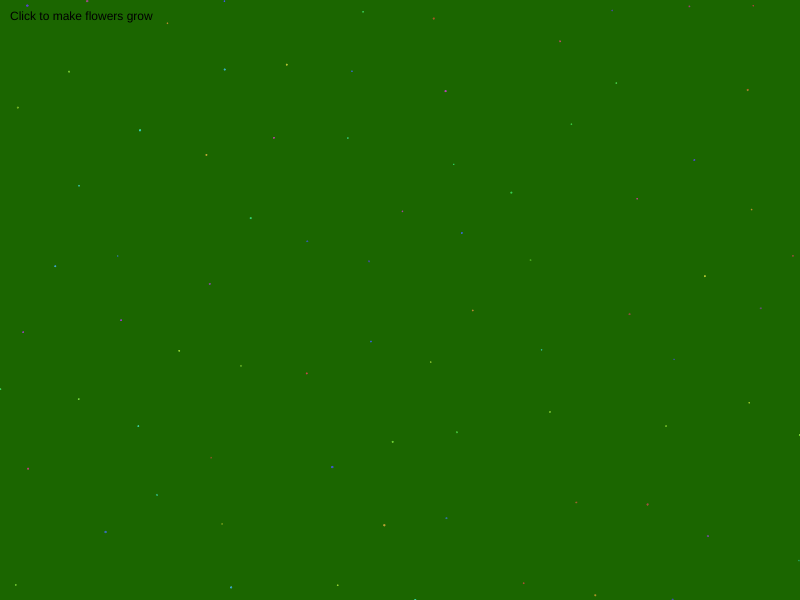
Frame 1 (no input)
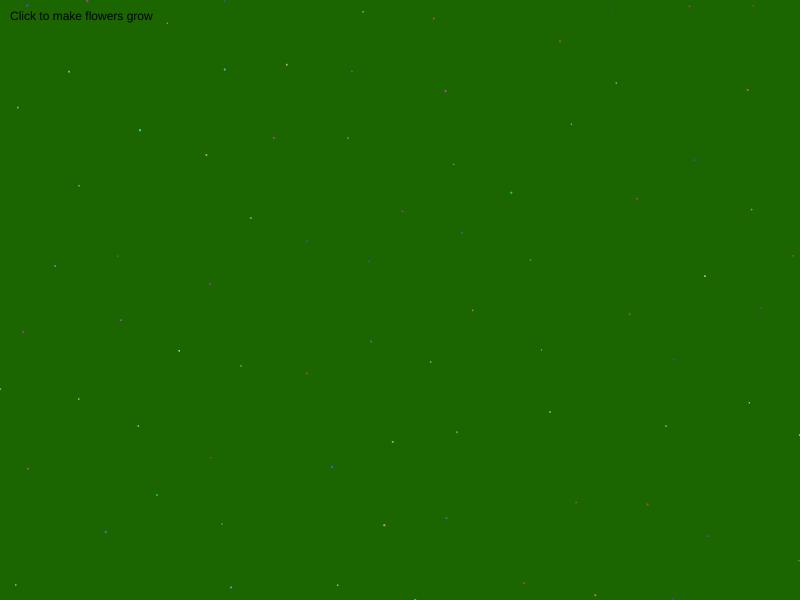
Frame 60 (no input)
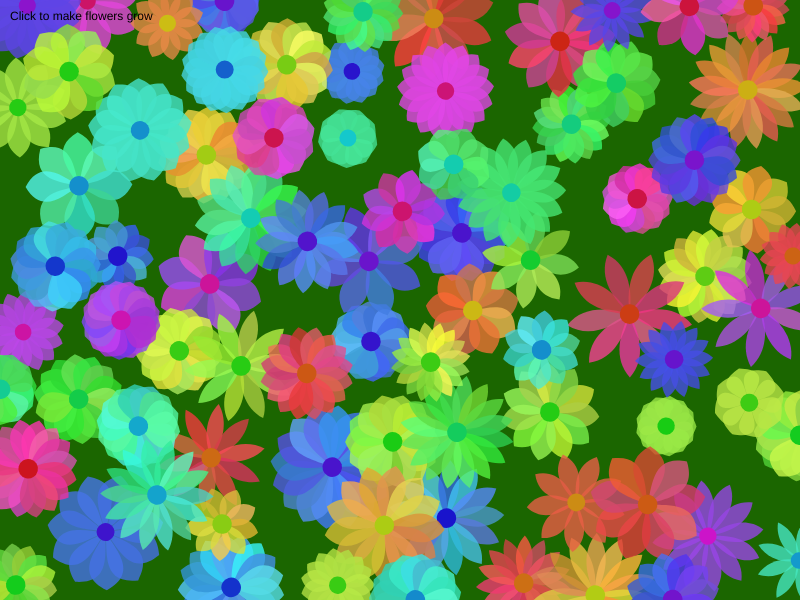
Frame 120 (the mouse pressed at the canvas centre since frame 60)

The p5.js sketch that drew these frames (run headless with seeded random() and noise() and a simulated clock; from frame 60 on, the mouse is pressed at the canvas centre):

// p5.js sketch
// ── sketch.js
// added distance check parameter to limit
// overlapping flowers 
let flowers = [];
let flowerCount = 80;
let isGrowing = false;
let growthSpeed = (0.3,0.8);
let minDistance = 60; // pixel space between each bud

function setup() {
  createCanvas(800, 600);
  colorMode(HSB, 360, 100, 100, 1);
  noStroke();
  
  // flower buds placement only
  // after distance checked for minimal overlap
  for (let i = 0; i < flowerCount; i++) {
    let newFlower;
    let validPosition = false;
    let attempts = 0;
    
    // keep trying for valid or stop after 100 tries
    while (!validPosition && attempts < 100) {
      newFlower = {
        x: random(width),
        y: random(height),
        size: 1,
        targetSize: random(40, 78),
        hue: random(0, 360),
        petalCount: floor(random(8, 18)),
        rotation: random(TWO_PI),
        petalLength: random(0.8, 2.5),
        petalWidth: random(0.7, 1.3)
      };
      
      validPosition = distanceChecker(newFlower, flowers);
      attempts++;
    }
    
    if (validPosition || flowers.length === 0) {
      flowers.push(newFlower);
    }
  }
}

// distance checking function
function distanceChecker(newFlower, existingFlowers) {
  for (let flower of existingFlowers) {
    let d = dist(newFlower.x, newFlower.y, flower.x, flower.y);
    if (d < minDistance) {
      return false; // too close to grow
    }
  }
  return true; // its good to grow
}

function draw() {
  background(104, 100, 40);
  
  // grow flowers if growing == true
  if (isGrowing) {
    for (let flower of flowers) {
      if (flower.size < flower.targetSize) {
        flower.size += growthSpeed;
      }
    }
  }
  
  // draw all flowers
  for (let flower of flowers) {
    drawFlower(flower);
  }
  
  fill(0);
  text("Click to make flowers grow", 10, 20);
}

function drawFlower(flower) {
  push();
  translate(flower.x, flower.y);
  rotate(flower.rotation);
  
  // draw petals
  for (let i = 0; i < flower.petalCount; i++) {
    const angle = TWO_PI / flower.petalCount * i;
    
    push();
    rotate(angle);
    
    
    let hueVariation;
    let satVariation;
    let briVariation;

    if (flower.size < flower.targetSize) {
      hueVariation = random(-20, 20);
      satVariation = random(-10, 10);
      briVariation = random(-10, 10);
    } else {
      hueVariation = random(-1, 1);
      satVariation = random(-0.5,0.5);
      briVariation = random(-2, 2);
    }

    // different petal colors
    fill(
      (flower.hue + hueVariation) % 360,
      70 + satVariation,
      90 + briVariation,
      0.8
    );
    
    
    // beziervertex petals
    beginShape();
    vertex(0, 0);
    bezierVertex(
      flower.size * 0.3 * flower.petalWidth, 
      flower.size * 0.2,
      flower.size * 0.7 * flower.petalWidth, 
      flower.size * 0.3 * flower.petalLength,
      flower.size * flower.petalWidth, 
      0
    );
    bezierVertex(
      flower.size * 0.7 * flower.petalWidth, 
      -flower.size * 0.3 * flower.petalLength,
      flower.size * 0.3 * flower.petalWidth, 
      -flower.size * 0.2, 0, 0
    );
    endShape();
    
    pop();
  }
  
  // flower center
  fill(
    (flower.hue + 30) % 360, 90, 80
  );
  circle(0, 0, flower.size * 0.4);
  
  pop();
}

function mousePressed() {
  isGrowing = true;
}
